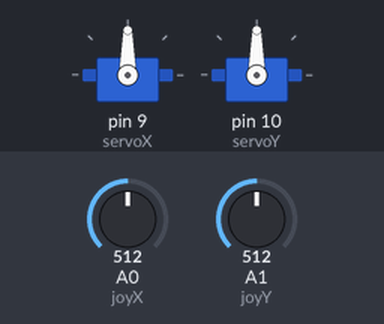
A sketch run on a simulated Arduino Uno, built with avr-gcc and run on an emulated ATmega328P. Parts: 2 × servo. Inputs (shaded band) come from the test bench; at power-on: A0 (joyX) = 512, A1 (joyY) = 512.

Above: at 1.2 s.
1.3 s: A0 (joyX) set to 716
At 2.3 s:
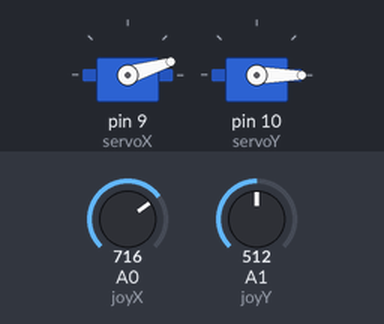
2.8 s: A1 (joyY) set to 306
At 3.1 s:
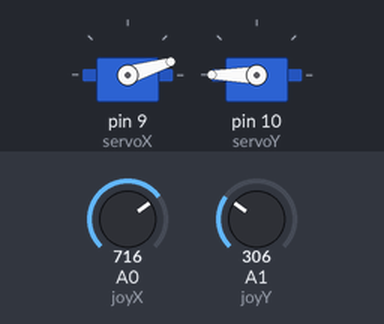
4.3 s: A0 (joyX) set to 900
At 5.5 s:
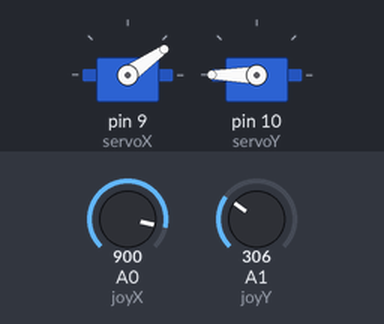
5.8 s: A1 (joyY) set to 122
At 6.5 s:
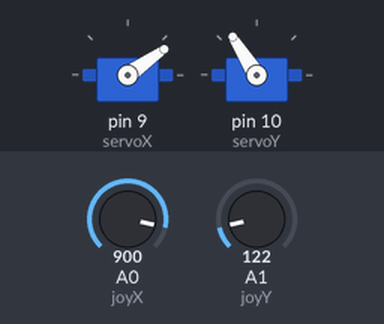
7.3 s: A1 (joyY) set to 0
At 7.9 s:
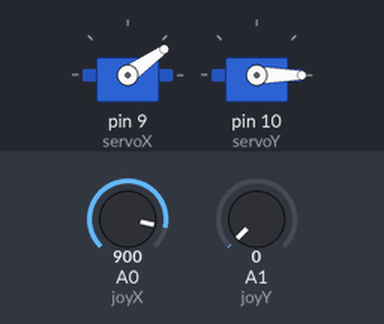
8.8 s: A0 (joyX) set to 1023
At 9.9 s:
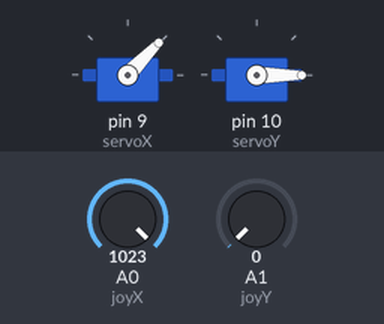
Timing chart, 0 to 11.3 s (numbered marks = the images above; inputs shaded):
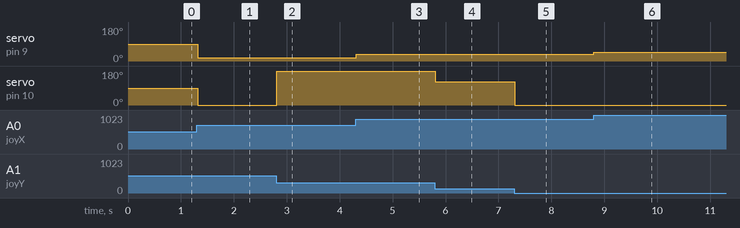

Measured:
- after the input at 1.3 s, servo on pin 9 (servoX): 90° → 17° at once; servo on pin 10 (servoY): 90° → 0° at once
- after the input at 2.8 s, servo on pin 10 (servoY): 0° → 180° at once
- after the input at 4.3 s, servo on pin 9 (servoX): 17° → 35° at once
- after the input at 5.8 s, servo on pin 10 (servoY): 180° → 122° at once
- after the input at 7.3 s, servo on pin 10 (servoY): 122° → 0° at once
- after the input at 8.8 s, servo on pin 9 (servoX): 35° → 46° at once

The sketch:

Servo.ino
```cpp
#include <Servo.h>                //On inclue la bibliothèque afin de controlé le servomoteur

Servo servoX;            //On déclare le premier servomoteur qui va controler l'axe horizontal
Servo servoY;           //On déclare le deuxieme servomoteur qui va controler l'axe vertical
int joyX = A0;         //On connecte la broche X du joystick au PIN A0 de notre Arduino Uno
int joyY = A1;        //On connecte la broche Y du joystick au PIN A1 de notre Arduino Uno
int val1 = 0;
int val2 = 0;

void setup() {
  servoX.attach(9);                //On connecte le servomoteur X au pin 9 de notre arduino
  servoY.attach(10);              //On connecte le servomoteur Y au pin 10 de notre arduino
  pinMode (joyX, INPUT);         //On déclare l'entrée X de notre arduino
  pinMode (joyY, INPUT);        //On déclare l'entrée Y de notre arduino
  Serial.begin(9600);
}

void loop() {
  val1 = analogRead(joyX);                    //On lis la valeur de X sur le joystick
  if (val1 <= 513) {                         //Si le l'axe vertical et inférieur ou égal à 513
    val1 = map(val1, 0, 1023, 70, 110);     //On lui donne les limites inférieur et supérieur pour le départ et la déstination, syntaxe : val1 = map(valeur inférieux de départ, valeur supérieur de départ, valeur inférieur à la déstination, valeur supérieur à la déstination);
  }
  servoX.write(val1);                     // prend comme argument la valeur de l'axe X du servo-moteur

  val2 = analogRead(joyY);                    //On lis la valeur de X sur le joystick
    if (val1 <= 513) {                       //Si le l'axe vertical et inférieur ou égal à 513
  val2 = map(val2, 0, 1023, 75, 105);       //On lui donne les limites inférieur et supérieur pour le départ et la déstination, syntaxe : val1 = map(valeur inférieux de départ, valeur supérieur de départ, valeur inférieur à la déstination, valeur supérieur à la déstination);
  }
  servoY.write(val2);                     // prend comme argument la valeur de l'axe Y du servo-moteur
  delay(15);

}
```
